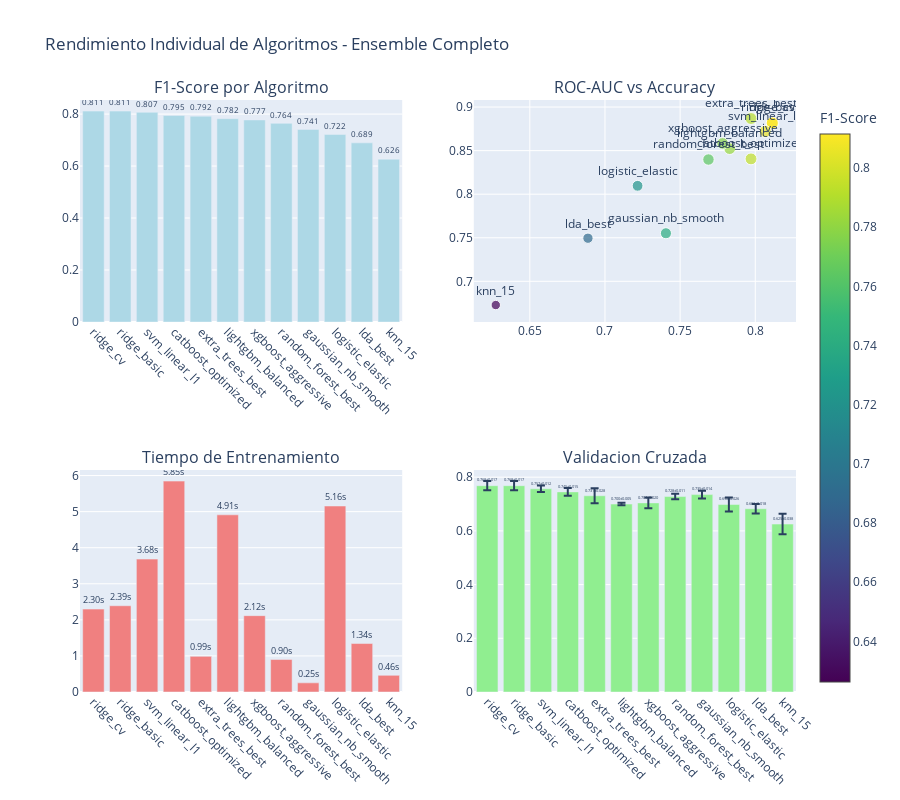
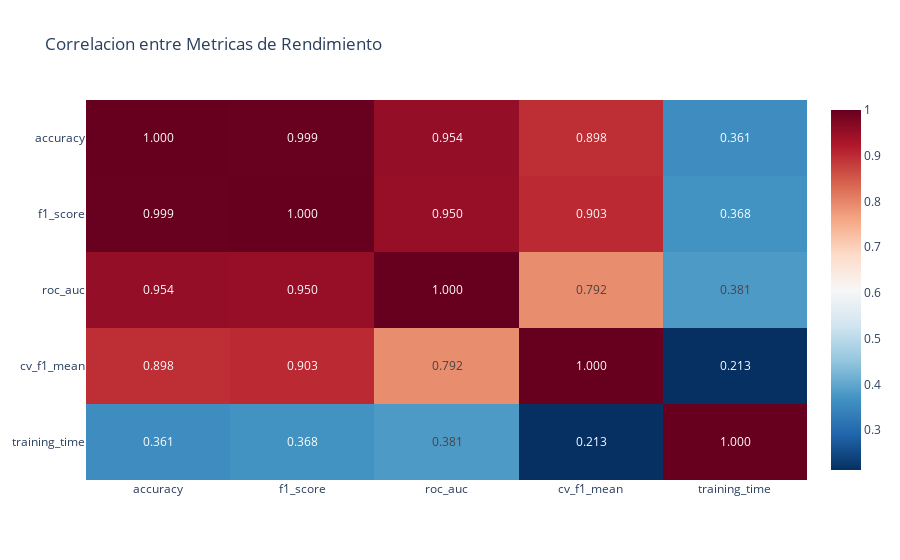

The cell these charts' notebook holds for them, in order:
### Markdown cell above
## Visualizacion de Rendimiento Individual

Visualizo el rendimiento de cada algoritmo para analizar fortalezas y debilidades.

### Code cell
# Visualizaciones de rendimiento individual
if results_df is not None and len(results_df) > 0:
    # Dashboard de rendimiento
    fig = make_subplots(
        rows=2, cols=2,
        subplot_titles=['F1-Score por Algoritmo', 'ROC-AUC vs Accuracy', 
                       'Tiempo de Entrenamiento', 'Validacion Cruzada']
    )
    
    # 1. F1-Score por algoritmo
    fig.add_trace(
        go.Bar(
            x=results_df['name'],
            y=results_df['f1_score'],
            name='F1-Score',
            text=[f'{f:.3f}' for f in results_df['f1_score']],
            textposition='outside',
            marker_color='lightblue'
        ),
        row=1, col=1
    )
    
    # 2. ROC-AUC vs Accuracy
    fig.add_trace(
        go.Scatter(
            x=results_df['accuracy'],
            y=results_df['roc_auc'],
            mode='markers+text',
            text=results_df['name'],
            textposition='top center',
            name='AUC vs Accuracy',
            marker=dict(
                size=results_df['f1_score'] * 15,
                color=results_df['f1_score'],
                colorscale='Viridis',
                showscale=True,
                colorbar=dict(title="F1-Score")
            )
        ),
        row=1, col=2
    )
    
    # 3. Tiempo de entrenamiento
    fig.add_trace(
        go.Bar(
            x=results_df['name'],
            y=results_df['training_time'],
            name='Tiempo (s)',
            text=[f'{t:.2f}s' for t in results_df['training_time']],
            textposition='outside',
            marker_color='lightcoral'
        ),
        row=2, col=1
    )
    
    # 4. Validacion cruzada
    fig.add_trace(
        go.Bar(
            x=results_df['name'],
            y=results_df['cv_f1_mean'],
            error_y=dict(type='data', array=results_df['cv_f1_std']),
            name='CV F1-Score',
            text=[f'{cv:.3f}±{std:.3f}' for cv, std in 
                 zip(results_df['cv_f1_mean'], results_df['cv_f1_std'])],
            textposition='outside',
            marker_color='lightgreen'
        ),
        row=2, col=2
    )
    
    # Configuracion del layout
    fig.update_layout(
        title='Rendimiento Individual de Algoritmos - Ensemble Completo',
        height=800,
        showlegend=False
    )
    
    # Actualizar ejes
    fig.update_xaxes(tickangle=45, row=1, col=1)
    fig.update_xaxes(tickangle=45, row=2, col=1)
    fig.update_xaxes(tickangle=45, row=2, col=2)
    
    fig.show()
    
    # Matriz de correlacion de metricas
    metrics_cols = ['accuracy', 'f1_score', 'roc_auc', 'cv_f1_mean', 'training_time']
    corr_matrix = results_df[metrics_cols].corr()
    
    fig_corr = px.imshow(
        corr_matrix,
        text_auto=".3f",
        aspect="auto",
        title="Correlacion entre Metricas de Rendimiento",
        color_continuous_scale="RdBu_r"
    )
    fig_corr.show()
    
else:
    print("No hay datos para visualizar")

### Figure 1 — Plotly figure (JSON) as saved in the notebook; plotly's stock layout.template omitted (floating-point values rounded to 4 significant figures)
{"data": [{"marker": {"color": "lightblue"}, "name": "F1-Score", "text": ["0.811", "0.811", "0.807", "0.795", "0.792", "0.782", "0.777", "0.764", "0.741", "0.722", "0.689", "0.626"], "textposition": "outside", "type": "bar", "x": ["ridge_cv", "ridge_basic", "svm_linear_l1", "catboost_optimized", "extra_trees_best", "lightgbm_balanced", "xgboost_aggressive", "random_forest_best", "gaussian_nb_smooth", "logistic_elastic", "lda_best", "knn_15"], "xaxis": "x", "y": [0.8115, 0.8115, 0.8068, 0.7947, 0.7919, 0.7823, 0.7774, 0.7643, 0.7411, 0.7216, 0.6893, 0.6263], "yaxis": "y"}, {"marker": {"color": [0.8115, 0.8115, 0.8068, 0.7947, 0.7919, 0.7823, 0.7774, 0.7643, 0.7411, 0.7216, 0.6893, 0.6263], "colorbar": {"title": {"text": "F1-Score"}}, "colorscale": [[0, "#440154"], [0.1111, "#482878"], [0.2222, "#3e4989"], [0.3333, "#31688e"], [0.4444, "#26828e"], [0.5556, "#1f9e89"], [0.6667, "#35b779"], [0.7778, "#6ece58"], [0.8889, "#b5de2b"], [1, "#fde725"]], "showscale": true, "size": [12.17, 12.17, 12.1, 11.92, 11.88, 11.73, 11.66, 11.46, 11.12, 10.82, 10.34, 9.395]}, "mode": "markers+text", "name": "AUC vs Accuracy", "text": ["ridge_cv", "ridge_basic", "svm_linear_l1", "catboost_optimized", "extra_trees_best", "lightgbm_balanced", "xgboost_aggressive", "random_forest_best", "gaussian_nb_smooth", "logistic_elastic", "lda_best", "knn_15"], "textposition": "top center", "type": "scatter", "x": [0.8113, 0.8113, 0.8066, 0.7972, 0.7972, 0.783, 0.7783, 0.7689, 0.7406, 0.7217, 0.6887, 0.6274], "xaxis": "x2", "y": [0.8816, 0.8816, 0.872, 0.8405, 0.8869, 0.8523, 0.8583, 0.8398, 0.7552, 0.8096, 0.7495, 0.6728], "yaxis": "y2"}, {"marker": {"color": "lightcoral"}, "name": "Tiempo (s)", "text": ["2.30s", "2.39s", "3.68s", "5.85s", "0.99s", "4.91s", "2.12s", "0.90s", "0.25s", "5.16s", "1.34s", "0.46s"], "textposition": "outside", "type": "bar", "x": ["ridge_cv", "ridge_basic", "svm_linear_l1", "catboost_optimized", "extra_trees_best", "lightgbm_balanced", "xgboost_aggressive", "random_forest_best", "gaussian_nb_smooth", "logistic_elastic", "lda_best", "knn_15"], "xaxis": "x3", "y": [2.298, 2.391, 3.684, 5.846, 0.9881, 4.911, 2.116, 0.9002, 0.2537, 5.156, 1.344, 0.461], "yaxis": "y3"}, {"error_y": {"array": [0.01716, 0.01716, 0.01206, 0.01475, 0.02774, 0.004701, 0.0197, 0.01056, 0.01444, 0.02629, 0.01765, 0.03813], "type": "data"}, "marker": {"color": "lightgreen"}, "name": "CV F1-Score", "text": ["0.768±0.017", "0.768±0.017", "0.757±0.012", "0.745±0.015", "0.731±0.028", "0.700±0.005", "0.704±0.020", "0.728±0.011", "0.735±0.014", "0.698±0.026", "0.682±0.018", "0.625±0.038"], "textposition": "outside", "type": "bar", "x": ["ridge_cv", "ridge_basic", "svm_linear_l1", "catboost_optimized", "extra_trees_best", "lightgbm_balanced", "xgboost_aggressive", "random_forest_best", "gaussian_nb_smooth", "logistic_elastic", "lda_best", "knn_15"], "xaxis": "x4", "y": [0.7682, 0.7682, 0.7568, 0.7452, 0.7308, 0.6998, 0.7042, 0.7279, 0.7352, 0.6982, 0.6824, 0.6253], "yaxis": "y4"}], "layout": {"annotations": [{"font": {"size": 16}, "showarrow": false, "text": "F1-Score por Algoritmo", "x": 0.225, "xanchor": "center", "xref": "paper", "y": 1, "yanchor": "bottom", "yref": "paper"}, {"font": {"size": 16}, "showarrow": false, "text": "ROC-AUC vs Accuracy", "x": 0.775, "xanchor": "center", "xref": "paper", "y": 1, "yanchor": "bottom", "yref": "paper"}, {"font": {"size": 16}, "showarrow": false, "text": "Tiempo de Entrenamiento", "x": 0.225, "xanchor": "center", "xref": "paper", "y": 0.375, "yanchor": "bottom", "yref": "paper"}, {"font": {"size": 16}, "showarrow": false, "text": "Validacion Cruzada", "x": 0.775, "xanchor": "center", "xref": "paper", "y": 0.375, "yanchor": "bottom", "yref": "paper"}], "height": 800, "showlegend": false, "title": {"text": "Rendimiento Individual de Algoritmos - Ensemble Completo"}, "xaxis": {"anchor": "y", "domain": [0, 0.45], "tickangle": 45}, "xaxis2": {"anchor": "y2", "domain": [0.55, 1]}, "xaxis3": {"anchor": "y3", "domain": [0, 0.45], "tickangle": 45}, "xaxis4": {"anchor": "y4", "domain": [0.55, 1], "tickangle": 45}, "yaxis": {"anchor": "x", "domain": [0.625, 1]}, "yaxis2": {"anchor": "x2", "domain": [0.625, 1]}, "yaxis3": {"anchor": "x3", "domain": [0, 0.375]}, "yaxis4": {"anchor": "x4", "domain": [0, 0.375]}}}

### Figure 2 — Plotly figure (JSON) as saved in the notebook; plotly's stock layout.template omitted (floating-point values rounded to 4 significant figures)
{"data": [{"coloraxis": "coloraxis", "hovertemplate": "x: %{x}<br>y: %{y}<br>color: %{z}<extra></extra>", "name": "0", "texttemplate": "%{z:.3f}", "type": "heatmap", "x": ["accuracy", "f1_score", "roc_auc", "cv_f1_mean", "training_time"], "xaxis": "x", "y": ["accuracy", "f1_score", "roc_auc", "cv_f1_mean", "training_time"], "yaxis": "y", "z": [[1.0, 0.9994, 0.9539, 0.8977, 0.3606], [0.9994, 1.0, 0.9504, 0.9027, 0.3679], [0.9539, 0.9504, 1.0, 0.7918, 0.3814], [0.8977, 0.9027, 0.7918, 1.0, 0.213], [0.3606, 0.3679, 0.3814, 0.213, 1.0]]}], "layout": {"coloraxis": {"colorscale": [[0, "rgb(5,48,97)"], [0.1, "rgb(33,102,172)"], [0.2, "rgb(67,147,195)"], [0.3, "rgb(146,197,222)"], [0.4, "rgb(209,229,240)"], [0.5, "rgb(247,247,247)"], [0.6, "rgb(253,219,199)"], [0.7, "rgb(244,165,130)"], [0.8, "rgb(214,96,77)"], [0.9, "rgb(178,24,43)"], [1, "rgb(103,0,31)"]]}, "title": {"text": "Correlacion entre Metricas de Rendimiento"}, "xaxis": {"anchor": "y", "domain": [0, 1]}, "yaxis": {"anchor": "x", "autorange": "reversed", "domain": [0, 1]}}}
